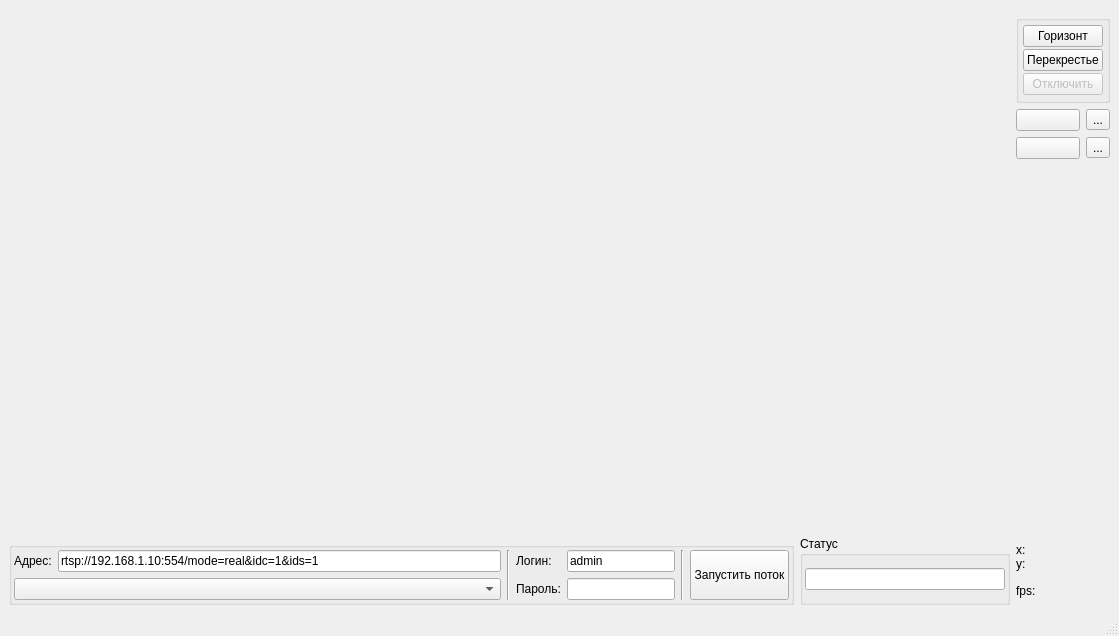
<?xml version="1.0" encoding="UTF-8"?>
<ui version="4.0">
 <class>MainWindow</class>
 <widget class="QMainWindow" name="MainWindow">
  <property name="geometry">
   <rect>
    <x>0</x>
    <y>0</y>
    <width>1119</width>
    <height>636</height>
   </rect>
  </property>
  <property name="windowTitle">
   <string>MainWindow</string>
  </property>
  <widget class="QWidget" name="centralwidget">
   <layout class="QGridLayout" name="gridLayout">
    <item row="4" column="2">
     <spacer name="verticalSpacer">
      <property name="orientation">
       <enum>Qt::Vertical</enum>
      </property>
      <property name="sizeHint" stdset="0">
       <size>
        <width>20</width>
        <height>40</height>
       </size>
      </property>
     </spacer>
    </item>
    <item row="6" column="0">
     <widget class="QGroupBox" name="groupBox_2">
      <property name="sizePolicy">
       <sizepolicy hsizetype="Expanding" vsizetype="Preferred">
        <horstretch>0</horstretch>
        <verstretch>0</verstretch>
       </sizepolicy>
      </property>
      <property name="title">
       <string/>
      </property>
      <layout class="QGridLayout" name="gridLayout_4">
       <property name="leftMargin">
        <number>2</number>
       </property>
       <property name="topMargin">
        <number>2</number>
       </property>
       <property name="rightMargin">
        <number>2</number>
       </property>
       <property name="bottomMargin">
        <number>2</number>
       </property>
       <item row="0" column="2" rowspan="2">
        <widget class="Line" name="line">
         <property name="orientation">
          <enum>Qt::Vertical</enum>
         </property>
        </widget>
       </item>
       <item row="0" column="0">
        <widget class="QLabel" name="label_3">
         <property name="frameShape">
          <enum>QFrame::NoFrame</enum>
         </property>
         <property name="text">
          <string>Адрес:</string>
         </property>
        </widget>
       </item>
       <item row="1" column="0" colspan="2">
        <widget class="QComboBox" name="camSelector">
         <property name="enabled">
          <bool>true</bool>
         </property>
         <property name="sizePolicy">
          <sizepolicy hsizetype="Expanding" vsizetype="Minimum">
           <horstretch>0</horstretch>
           <verstretch>0</verstretch>
          </sizepolicy>
         </property>
         <property name="currentText">
          <string/>
         </property>
        </widget>
       </item>
       <item row="0" column="1">
        <widget class="QLineEdit" name="addressEdit">
         <property name="sizePolicy">
          <sizepolicy hsizetype="Expanding" vsizetype="Minimum">
           <horstretch>0</horstretch>
           <verstretch>0</verstretch>
          </sizepolicy>
         </property>
         <property name="text">
          <string>rtsp://192.168.1.10:554/mode=real&amp;idc=1&amp;ids=1</string>
         </property>
        </widget>
       </item>
       <item row="0" column="4">
        <widget class="QLineEdit" name="loginEdit">
         <property name="sizePolicy">
          <sizepolicy hsizetype="Minimum" vsizetype="Minimum">
           <horstretch>0</horstretch>
           <verstretch>0</verstretch>
          </sizepolicy>
         </property>
         <property name="text">
          <string>admin</string>
         </property>
        </widget>
       </item>
       <item row="1" column="3">
        <widget class="QLabel" name="label_2">
         <property name="frameShape">
          <enum>QFrame::NoFrame</enum>
         </property>
         <property name="text">
          <string>Пароль:</string>
         </property>
        </widget>
       </item>
       <item row="0" column="3">
        <widget class="QLabel" name="label">
         <property name="frameShape">
          <enum>QFrame::NoFrame</enum>
         </property>
         <property name="text">
          <string>Логин:</string>
         </property>
        </widget>
       </item>
       <item row="1" column="4">
        <widget class="QLineEdit" name="passwordEdit">
         <property name="sizePolicy">
          <sizepolicy hsizetype="Minimum" vsizetype="Minimum">
           <horstretch>0</horstretch>
           <verstretch>0</verstretch>
          </sizepolicy>
         </property>
         <property name="text">
          <string/>
         </property>
         <property name="echoMode">
          <enum>QLineEdit::Password</enum>
         </property>
        </widget>
       </item>
       <item row="0" column="6" rowspan="2">
        <widget class="QPushButton" name="startBtn">
         <property name="sizePolicy">
          <sizepolicy hsizetype="Minimum" vsizetype="Minimum">
           <horstretch>0</horstretch>
           <verstretch>0</verstretch>
          </sizepolicy>
         </property>
         <property name="text">
          <string>Запустить поток</string>
         </property>
        </widget>
       </item>
       <item row="0" column="5" rowspan="2">
        <widget class="Line" name="line_2">
         <property name="orientation">
          <enum>Qt::Vertical</enum>
         </property>
        </widget>
       </item>
      </layout>
     </widget>
    </item>
    <item row="0" column="0" rowspan="5" colspan="2">
     <widget class="ImageLabel" name="videoLabel">
      <property name="sizePolicy">
       <sizepolicy hsizetype="Ignored" vsizetype="Ignored">
        <horstretch>0</horstretch>
        <verstretch>0</verstretch>
       </sizepolicy>
      </property>
      <property name="font">
       <font>
        <pointsize>14</pointsize>
       </font>
      </property>
      <property name="cursor">
       <cursorShape>CrossCursor</cursorShape>
      </property>
      <property name="mouseTracking">
       <bool>true</bool>
      </property>
      <property name="focusPolicy">
       <enum>Qt::StrongFocus</enum>
      </property>
      <property name="frameShape">
       <enum>QFrame::NoFrame</enum>
      </property>
      <property name="frameShadow">
       <enum>QFrame::Plain</enum>
      </property>
      <property name="text">
       <string/>
      </property>
     </widget>
    </item>
    <item row="5" column="1" rowspan="2">
     <widget class="QGroupBox" name="groupBox">
      <property name="sizePolicy">
       <sizepolicy hsizetype="Minimum" vsizetype="Preferred">
        <horstretch>0</horstretch>
        <verstretch>0</verstretch>
       </sizepolicy>
      </property>
      <property name="title">
       <string>Статус</string>
      </property>
      <layout class="QGridLayout" name="gridLayout_3">
       <property name="leftMargin">
        <number>2</number>
       </property>
       <property name="topMargin">
        <number>2</number>
       </property>
       <property name="rightMargin">
        <number>2</number>
       </property>
       <property name="bottomMargin">
        <number>2</number>
       </property>
       <item row="0" column="1">
        <widget class="QLineEdit" name="notificationEdit">
         <property name="sizePolicy">
          <sizepolicy hsizetype="Minimum" vsizetype="Maximum">
           <horstretch>0</horstretch>
           <verstretch>0</verstretch>
          </sizepolicy>
         </property>
         <property name="minimumSize">
          <size>
           <width>200</width>
           <height>0</height>
          </size>
         </property>
         <property name="font">
          <font>
           <pointsize>9</pointsize>
           <weight>75</weight>
           <bold>true</bold>
          </font>
         </property>
         <property name="cursor">
          <cursorShape>IBeamCursor</cursorShape>
         </property>
         <property name="contextMenuPolicy">
          <enum>Qt::DefaultContextMenu</enum>
         </property>
         <property name="text">
          <string/>
         </property>
         <property name="readOnly">
          <bool>true</bool>
         </property>
        </widget>
       </item>
      </layout>
     </widget>
    </item>
    <item row="1" column="2" colspan="2">
     <widget class="QGroupBox" name="groupBox_3">
      <property name="title">
       <string/>
      </property>
      <layout class="QVBoxLayout" name="verticalLayout">
       <property name="spacing">
        <number>2</number>
       </property>
       <property name="leftMargin">
        <number>4</number>
       </property>
       <property name="topMargin">
        <number>4</number>
       </property>
       <property name="rightMargin">
        <number>4</number>
       </property>
       <property name="bottomMargin">
        <number>5</number>
       </property>
       <item>
        <widget class="QPushButton" name="isBigCrossBtn">
         <property name="sizePolicy">
          <sizepolicy hsizetype="Minimum" vsizetype="Minimum">
           <horstretch>0</horstretch>
           <verstretch>0</verstretch>
          </sizepolicy>
         </property>
         <property name="text">
          <string>Горизонт</string>
         </property>
        </widget>
       </item>
       <item>
        <widget class="QPushButton" name="isCrossBtn">
         <property name="sizePolicy">
          <sizepolicy hsizetype="Minimum" vsizetype="Minimum">
           <horstretch>0</horstretch>
           <verstretch>0</verstretch>
          </sizepolicy>
         </property>
         <property name="text">
          <string>Перекрестье</string>
         </property>
        </widget>
       </item>
       <item>
        <widget class="QPushButton" name="noCrossBtn">
         <property name="enabled">
          <bool>false</bool>
         </property>
         <property name="sizePolicy">
          <sizepolicy hsizetype="Minimum" vsizetype="Minimum">
           <horstretch>0</horstretch>
           <verstretch>0</verstretch>
          </sizepolicy>
         </property>
         <property name="text">
          <string>Отключить</string>
         </property>
        </widget>
       </item>
      </layout>
     </widget>
    </item>
    <item row="3" column="2">
     <widget class="QPushButton" name="writeScreenBtn">
      <property name="sizePolicy">
       <sizepolicy hsizetype="Minimum" vsizetype="Minimum">
        <horstretch>0</horstretch>
        <verstretch>0</verstretch>
       </sizepolicy>
      </property>
      <property name="text">
       <string/>
      </property>
      <property name="icon">
       <iconset>
        <normaloff>Images/screen.png</normaloff>Images/screen.png</iconset>
      </property>
      <property name="iconSize">
       <size>
        <width>20</width>
        <height>20</height>
       </size>
      </property>
     </widget>
    </item>
    <item row="2" column="3">
     <widget class="QToolButton" name="writeVideoPath">
      <property name="text">
       <string>...</string>
      </property>
      <property name="icon">
       <iconset resource="pictures.qrc">
        <normaloff>:/pic/Images/folder.png</normaloff>:/pic/Images/folder.png</iconset>
      </property>
     </widget>
    </item>
    <item row="2" column="2">
     <widget class="QPushButton" name="writeVideoBtn">
      <property name="sizePolicy">
       <sizepolicy hsizetype="Minimum" vsizetype="Minimum">
        <horstretch>0</horstretch>
        <verstretch>0</verstretch>
       </sizepolicy>
      </property>
      <property name="text">
       <string/>
      </property>
      <property name="icon">
       <iconset resource="pictures.qrc">
        <normaloff>:/pic/Images/redCircle.png</normaloff>:/pic/Images/redCircle.png</iconset>
      </property>
      <property name="iconSize">
       <size>
        <width>20</width>
        <height>20</height>
       </size>
      </property>
     </widget>
    </item>
    <item row="3" column="3">
     <widget class="QToolButton" name="writeScreenPath">
      <property name="text">
       <string>...</string>
      </property>
      <property name="icon">
       <iconset resource="pictures.qrc">
        <normaloff>:/pic/Images/folder.png</normaloff>:/pic/Images/folder.png</iconset>
      </property>
     </widget>
    </item>
    <item row="6" column="2" colspan="2">
     <layout class="QVBoxLayout" name="verticalLayout_2">
      <item>
       <spacer name="verticalSpacer_2">
        <property name="orientation">
         <enum>Qt::Vertical</enum>
        </property>
        <property name="sizeType">
         <enum>QSizePolicy::Minimum</enum>
        </property>
        <property name="sizeHint" stdset="0">
         <size>
          <width>0</width>
          <height>0</height>
         </size>
        </property>
       </spacer>
      </item>
      <item>
       <widget class="QLabel" name="coordinatesLabel">
        <property name="sizePolicy">
         <sizepolicy hsizetype="Minimum" vsizetype="Minimum">
          <horstretch>0</horstretch>
          <verstretch>0</verstretch>
         </sizepolicy>
        </property>
        <property name="text">
         <string>x:
y:</string>
        </property>
       </widget>
      </item>
      <item>
       <widget class="QLabel" name="fpsLabel">
        <property name="sizePolicy">
         <sizepolicy hsizetype="Minimum" vsizetype="Minimum">
          <horstretch>0</horstretch>
          <verstretch>0</verstretch>
         </sizepolicy>
        </property>
        <property name="text">
         <string>fps:</string>
        </property>
       </widget>
      </item>
     </layout>
    </item>
   </layout>
  </widget>
  <widget class="QMenuBar" name="menubar">
   <property name="geometry">
    <rect>
     <x>0</x>
     <y>0</y>
     <width>1119</width>
     <height>21</height>
    </rect>
   </property>
  </widget>
  <widget class="QStatusBar" name="statusbar"/>
 </widget>
 <customwidgets>
  <customwidget>
   <class>ImageLabel</class>
   <extends>QLabel</extends>
   <header location="global">imagelabel.h</header>
  </customwidget>
 </customwidgets>
 <resources>
  <include location="pictures.qrc"/>
 </resources>
 <connections/>
</ui>
